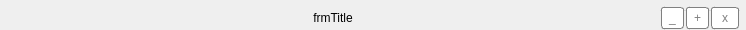
<?xml version="1.0" encoding="UTF-8"?>
<ui version="4.0">
 <class>TitleBar</class>
 <widget class="QWidget" name="TitleBar">
  <property name="geometry">
   <rect>
    <x>0</x>
    <y>0</y>
    <width>746</width>
    <height>30</height>
   </rect>
  </property>
  <property name="minimumSize">
   <size>
    <width>0</width>
    <height>30</height>
   </size>
  </property>
  <property name="maximumSize">
   <size>
    <width>16777215</width>
    <height>30</height>
   </size>
  </property>
  <property name="windowTitle">
   <string>Form</string>
  </property>
  <property name="styleSheet">
   <string notr="true">QPushButton{
	border : 0.5px solid gray;
	border-radius: 3px;
	min-height: 20px;
	margin: 1px;
	background: white;
	color: gray;
}

QPushButton::hover{
	background: darkorange;
	border : 0.5px solid darkorange;
	color: white;
}

QPushButton::pressed, QPushButton::!enabled{
	background: orange;
	border : 0.5px solid orange;
	color: white;
}

QWidget::lblFormTitle{
	background-color: white;
}

QPushButton#lblFormTitle{
	background: transparent;
	border-radius: 0px;
	border: transparent;
	color: black;
}</string>
  </property>
  <layout class="QHBoxLayout" name="horizontalLayout">
   <property name="spacing">
    <number>0</number>
   </property>
   <property name="leftMargin">
    <number>6</number>
   </property>
   <property name="topMargin">
    <number>6</number>
   </property>
   <property name="rightMargin">
    <number>6</number>
   </property>
   <property name="bottomMargin">
    <number>0</number>
   </property>
   <item>
    <widget class="QLabel" name="lblFormTitle">
     <property name="text">
      <string>frmTitle</string>
     </property>
     <property name="alignment">
      <set>Qt::AlignCenter</set>
     </property>
    </widget>
   </item>
   <item>
    <widget class="QPushButton" name="btMinimize">
     <property name="minimumSize">
      <size>
       <width>24</width>
       <height>24</height>
      </size>
     </property>
     <property name="maximumSize">
      <size>
       <width>25</width>
       <height>16777215</height>
      </size>
     </property>
     <property name="text">
      <string>_</string>
     </property>
    </widget>
   </item>
   <item>
    <widget class="QPushButton" name="btMaximize">
     <property name="minimumSize">
      <size>
       <width>24</width>
       <height>24</height>
      </size>
     </property>
     <property name="maximumSize">
      <size>
       <width>25</width>
       <height>16777215</height>
      </size>
     </property>
     <property name="text">
      <string>+</string>
     </property>
    </widget>
   </item>
   <item>
    <widget class="QPushButton" name="btClose">
     <property name="minimumSize">
      <size>
       <width>24</width>
       <height>24</height>
      </size>
     </property>
     <property name="maximumSize">
      <size>
       <width>30</width>
       <height>16777215</height>
      </size>
     </property>
     <property name="text">
      <string>x</string>
     </property>
    </widget>
   </item>
  </layout>
 </widget>
 <resources/>
 <connections/>
</ui>
